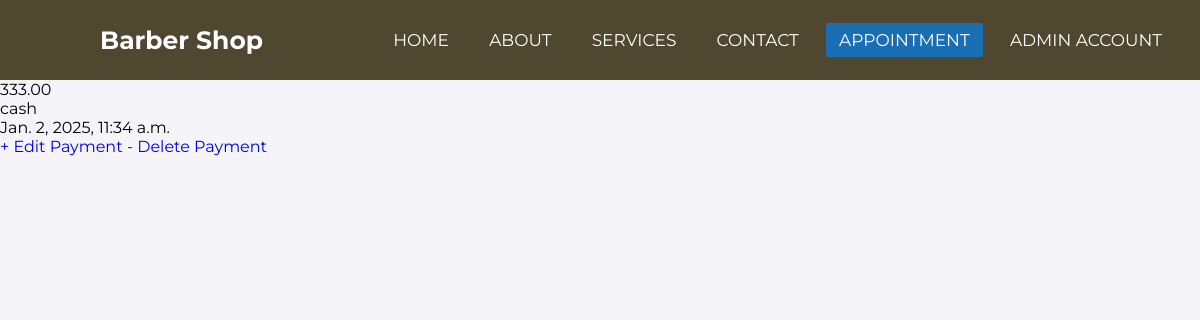
The page /payment/1 on the database its author committed.
### app/models.py (models this page shows, shortened)
class Payment(models.Model):
    appointment = models.OneToOneField(Appointment, on_delete=models.CASCADE, related_name="payment")
    amount = models.DecimalField(max_digits=6, decimal_places=2)
    method = models.CharField(max_length=20, choices=[
        ('cash', 'Cash'),
        ('card', 'Card'),
        ('online', 'Online')
    ], default='card')
    payment_date = models.DateTimeField(default=timezone.now)

### app/views.py (the view)
# urls.py: path('payment/<int:pk>', PaymentDetailView.as_view(), name='payment_detail'),
class PaymentDetailView(DetailView):
    model = Payment
    context_object_name = 'payment'
    template_name = 'app/payment_detail.html'

### app/Templates/app/payment_detail.html (shortened to what this page needs)
{% extends 'app/base.html' %}
{% load static %}
{% block content %}
       <div class="payment">
           <p>{{payment.amount}}</p>
           <p>{{payment.method}}</p>
           <p>{{payment.payment_date}}</p>
       </div>
       <a href="{% url 'payment_update' payment.pk %}">+ Edit Payment</a>
       <a href="{% url 'payment_delete' payment.pk %}">- Delete Payment</a>
{% endblock content %}

### static/css/base.css (style rules this page uses)
body { margin: 0; font-family: Arial, sans-serif; background-color: #f4f4f9; }

### static/css/navbar.css (style rules this page uses)
* { padding: 0; margin: 0; text-decoration: none; list-style: none; box-sizing: border-box; }
body { font-family: "Montserrat", sans-serif; }

### rows shown on the page
Payment: amount "333.00", method "cash", payment_date "Jan. 2, 2025, 11:34 a.m."
